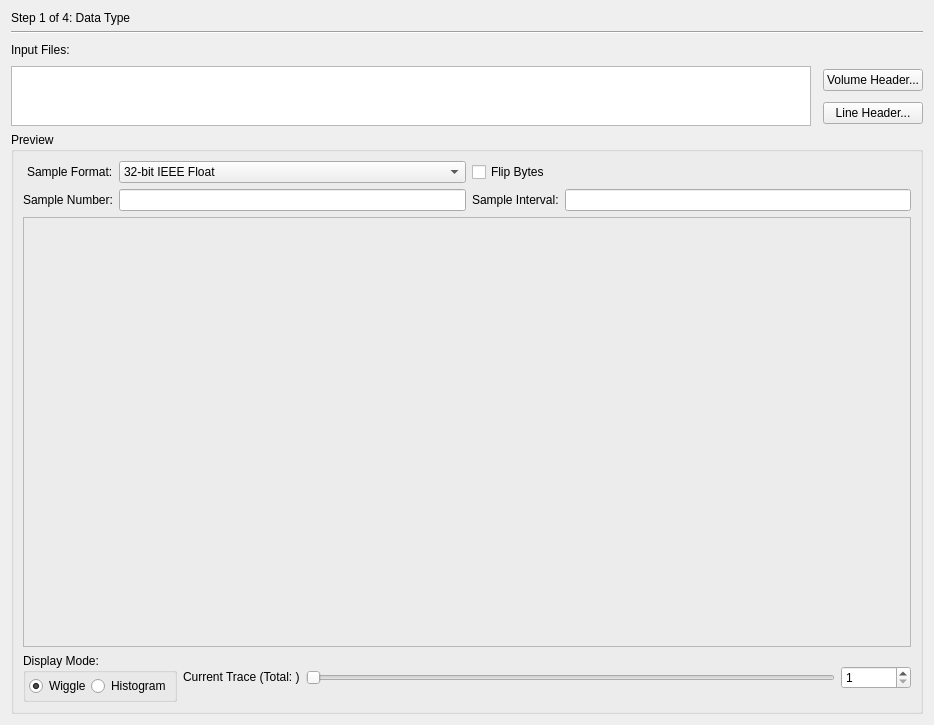
<?xml version="1.0" encoding="UTF-8"?>
<ui version="4.0">
 <class>loadsegystep1</class>
 <widget class="QWidget" name="loadsegystep1">
  <property name="geometry">
   <rect>
    <x>0</x>
    <y>0</y>
    <width>934</width>
    <height>725</height>
   </rect>
  </property>
  <property name="windowTitle">
   <string>Dialog</string>
  </property>
  <layout class="QGridLayout" name="gridLayout">
   <item row="0" column="0">
    <widget class="QLabel" name="label">
     <property name="text">
      <string>Step 1 of 4: Data Type</string>
     </property>
    </widget>
   </item>
   <item row="1" column="0" colspan="3">
    <widget class="Line" name="line">
     <property name="orientation">
      <enum>Qt::Horizontal</enum>
     </property>
    </widget>
   </item>
   <item row="4" column="0" rowspan="2">
    <widget class="QListWidget" name="m_LstFilePath">
     <property name="sizePolicy">
      <sizepolicy hsizetype="Expanding" vsizetype="Expanding">
       <horstretch>1</horstretch>
       <verstretch>0</verstretch>
      </sizepolicy>
     </property>
     <property name="minimumSize">
      <size>
       <width>60</width>
       <height>0</height>
      </size>
     </property>
     <property name="maximumSize">
      <size>
       <width>16777215</width>
       <height>60</height>
      </size>
     </property>
     <property name="editTriggers">
      <set>QAbstractItemView::NoEditTriggers</set>
     </property>
     <property name="showDropIndicator" stdset="0">
      <bool>false</bool>
     </property>
     <property name="selectionMode">
      <enum>QAbstractItemView::ExtendedSelection</enum>
     </property>
    </widget>
   </item>
   <item row="4" column="2">
    <widget class="QPushButton" name="m_PtnVolumeHeader">
     <property name="sizePolicy">
      <sizepolicy hsizetype="Preferred" vsizetype="Fixed">
       <horstretch>0</horstretch>
       <verstretch>0</verstretch>
      </sizepolicy>
     </property>
     <property name="text">
      <string>Volume Header...</string>
     </property>
    </widget>
   </item>
   <item row="5" column="2">
    <widget class="QPushButton" name="m_PtnLineHeader">
     <property name="sizePolicy">
      <sizepolicy hsizetype="Preferred" vsizetype="Fixed">
       <horstretch>0</horstretch>
       <verstretch>0</verstretch>
      </sizepolicy>
     </property>
     <property name="text">
      <string>Line Header...</string>
     </property>
    </widget>
   </item>
   <item row="2" column="0" colspan="3">
    <layout class="QHBoxLayout" name="horizontalLayout">
     <item>
      <widget class="QLabel" name="label_2">
       <property name="sizePolicy">
        <sizepolicy hsizetype="Fixed" vsizetype="Preferred">
         <horstretch>0</horstretch>
         <verstretch>0</verstretch>
        </sizepolicy>
       </property>
       <property name="text">
        <string>Input Files:</string>
       </property>
      </widget>
     </item>
     <item>
      <spacer name="horizontalSpacer">
       <property name="orientation">
        <enum>Qt::Horizontal</enum>
       </property>
       <property name="sizeHint" stdset="0">
        <size>
         <width>40</width>
         <height>20</height>
        </size>
       </property>
      </spacer>
     </item>
    </layout>
   </item>
   <item row="6" column="0" colspan="3">
    <widget class="QGroupBox" name="m_GrpPreview">
     <property name="sizePolicy">
      <sizepolicy hsizetype="Preferred" vsizetype="Expanding">
       <horstretch>0</horstretch>
       <verstretch>0</verstretch>
      </sizepolicy>
     </property>
     <property name="title">
      <string>Preview</string>
     </property>
     <layout class="QGridLayout" name="gridLayout_5">
      <item row="9" column="0" colspan="4">
       <layout class="QHBoxLayout" name="horizontalLayout_3">
        <item>
         <widget class="QGroupBox" name="m_GrpDisplayMode">
          <property name="sizePolicy">
           <sizepolicy hsizetype="Preferred" vsizetype="Fixed">
            <horstretch>0</horstretch>
            <verstretch>0</verstretch>
           </sizepolicy>
          </property>
          <property name="title">
           <string>Display Mode:</string>
          </property>
          <layout class="QGridLayout" name="gridLayout_3">
           <property name="leftMargin">
            <number>3</number>
           </property>
           <property name="topMargin">
            <number>3</number>
           </property>
           <property name="rightMargin">
            <number>3</number>
           </property>
           <property name="bottomMargin">
            <number>3</number>
           </property>
           <property name="spacing">
            <number>0</number>
           </property>
           <item row="0" column="0">
            <widget class="QRadioButton" name="m_RdoWiggle">
             <property name="accessibleName">
              <string>Wiggle</string>
             </property>
             <property name="text">
              <string>Wiggle</string>
             </property>
             <property name="checked">
              <bool>true</bool>
             </property>
            </widget>
           </item>
           <item row="0" column="1">
            <widget class="QRadioButton" name="m_RdoHistogram">
             <property name="accessibleName">
              <string>Histogram</string>
             </property>
             <property name="text">
              <string>Histogram</string>
             </property>
            </widget>
           </item>
          </layout>
         </widget>
        </item>
        <item>
         <widget class="QLabel" name="label_4">
          <property name="sizePolicy">
           <sizepolicy hsizetype="Preferred" vsizetype="Fixed">
            <horstretch>0</horstretch>
            <verstretch>0</verstretch>
           </sizepolicy>
          </property>
          <property name="text">
           <string>Current Trace (Total: )</string>
          </property>
         </widget>
        </item>
        <item>
         <widget class="QSlider" name="m_SldTraceTick">
          <property name="orientation">
           <enum>Qt::Horizontal</enum>
          </property>
          <property name="tickPosition">
           <enum>QSlider::NoTicks</enum>
          </property>
         </widget>
        </item>
        <item>
         <widget class="QSpinBox" name="m_EdtCurTraceValue">
          <property name="minimumSize">
           <size>
            <width>70</width>
            <height>0</height>
           </size>
          </property>
          <property name="maximumSize">
           <size>
            <width>70</width>
            <height>16777215</height>
           </size>
          </property>
          <property name="minimum">
           <number>1</number>
          </property>
         </widget>
        </item>
       </layout>
      </item>
      <item row="1" column="2">
       <widget class="QCheckBox" name="m_ChkFlipBytes">
        <property name="sizePolicy">
         <sizepolicy hsizetype="Fixed" vsizetype="Fixed">
          <horstretch>0</horstretch>
          <verstretch>0</verstretch>
         </sizepolicy>
        </property>
        <property name="accessibleName">
         <string>Flip</string>
        </property>
        <property name="text">
         <string>Flip Bytes</string>
        </property>
       </widget>
      </item>
      <item row="1" column="0">
       <widget class="QLabel" name="label_3">
        <property name="sizePolicy">
         <sizepolicy hsizetype="Fixed" vsizetype="Preferred">
          <horstretch>0</horstretch>
          <verstretch>0</verstretch>
         </sizepolicy>
        </property>
        <property name="layoutDirection">
         <enum>Qt::RightToLeft</enum>
        </property>
        <property name="text">
         <string>Sample Format:</string>
        </property>
        <property name="alignment">
         <set>Qt::AlignLeading|Qt::AlignLeft|Qt::AlignVCenter</set>
        </property>
       </widget>
      </item>
      <item row="1" column="1">
       <widget class="QComboBox" name="m_CmbSampleFormat">
        <item>
         <property name="text">
          <string>32-bit IEEE Float</string>
         </property>
        </item>
        <item>
         <property name="text">
          <string>32-bit IBM Float</string>
         </property>
        </item>
        <item>
         <property name="text">
          <string>32-bit Integer</string>
         </property>
        </item>
        <item>
         <property name="text">
          <string>16-bit Integer</string>
         </property>
        </item>
        <item>
         <property name="text">
          <string>8-bit Integer</string>
         </property>
        </item>
       </widget>
      </item>
      <item row="2" column="3">
       <widget class="QLineEdit" name="m_EdtSampleInterval"/>
      </item>
      <item row="2" column="2">
       <widget class="QLabel" name="label_5">
        <property name="sizePolicy">
         <sizepolicy hsizetype="Preferred" vsizetype="Fixed">
          <horstretch>0</horstretch>
          <verstretch>0</verstretch>
         </sizepolicy>
        </property>
        <property name="text">
         <string>Sample Interval:</string>
        </property>
       </widget>
      </item>
      <item row="2" column="1">
       <widget class="QLineEdit" name="m_EdtSampleNumber">
        <property name="readOnly">
         <bool>true</bool>
        </property>
       </widget>
      </item>
      <item row="2" column="0">
       <widget class="QLabel" name="label_6">
        <property name="sizePolicy">
         <sizepolicy hsizetype="Preferred" vsizetype="Fixed">
          <horstretch>0</horstretch>
          <verstretch>0</verstretch>
         </sizepolicy>
        </property>
        <property name="text">
         <string>Sample Number:</string>
        </property>
       </widget>
      </item>
      <item row="7" column="0" colspan="4">
       <widget class="QFrame" name="m_FramePreview">
        <property name="sizePolicy">
         <sizepolicy hsizetype="Preferred" vsizetype="Preferred">
          <horstretch>0</horstretch>
          <verstretch>1</verstretch>
         </sizepolicy>
        </property>
        <property name="minimumSize">
         <size>
          <width>0</width>
          <height>0</height>
         </size>
        </property>
        <property name="frameShape">
         <enum>QFrame::StyledPanel</enum>
        </property>
        <property name="frameShadow">
         <enum>QFrame::Raised</enum>
        </property>
       </widget>
      </item>
     </layout>
     <zorder>m_FramePreview</zorder>
     <zorder>m_ChkFlipBytes</zorder>
     <zorder>label_3</zorder>
     <zorder>m_CmbSampleFormat</zorder>
     <zorder>m_EdtSampleNumber</zorder>
     <zorder>label_6</zorder>
     <zorder>label_5</zorder>
     <zorder>m_EdtSampleInterval</zorder>
    </widget>
   </item>
  </layout>
 </widget>
 <resources/>
 <connections/>
</ui>
